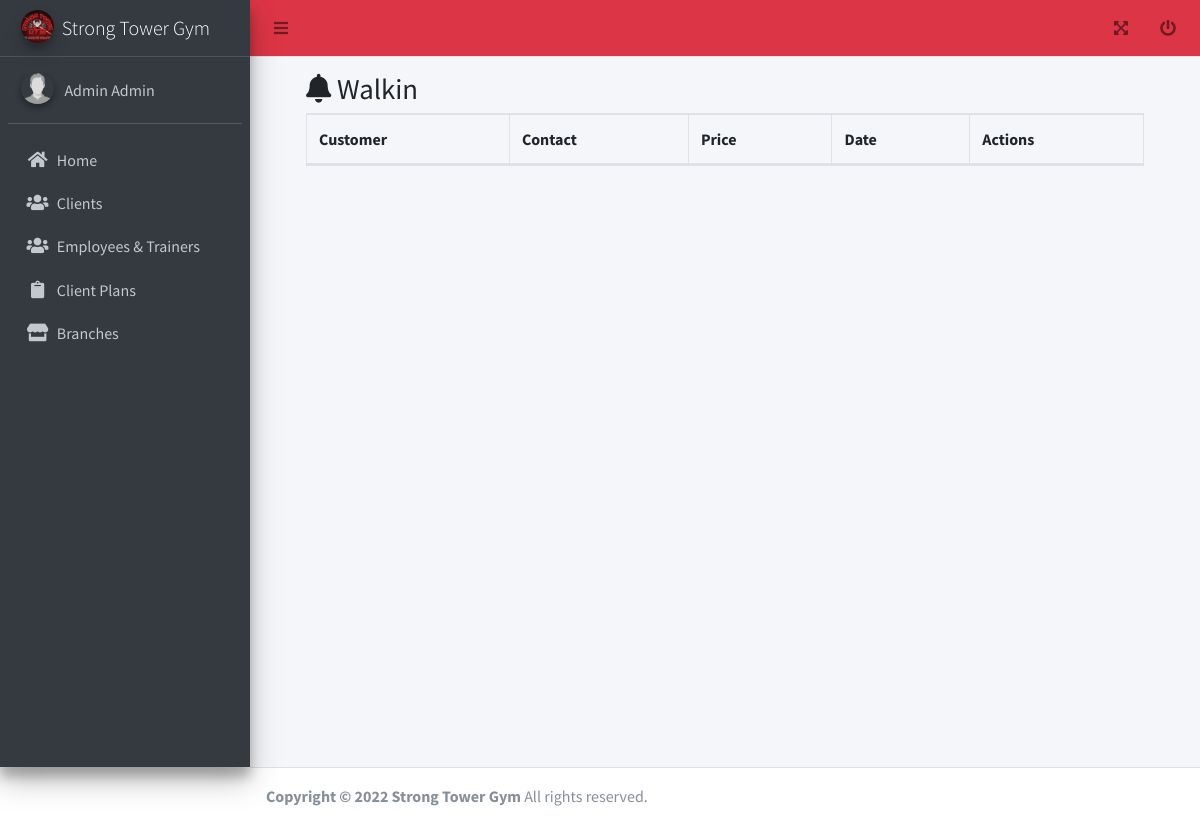
The app's page /admin/walkin.php (signed in), older data.
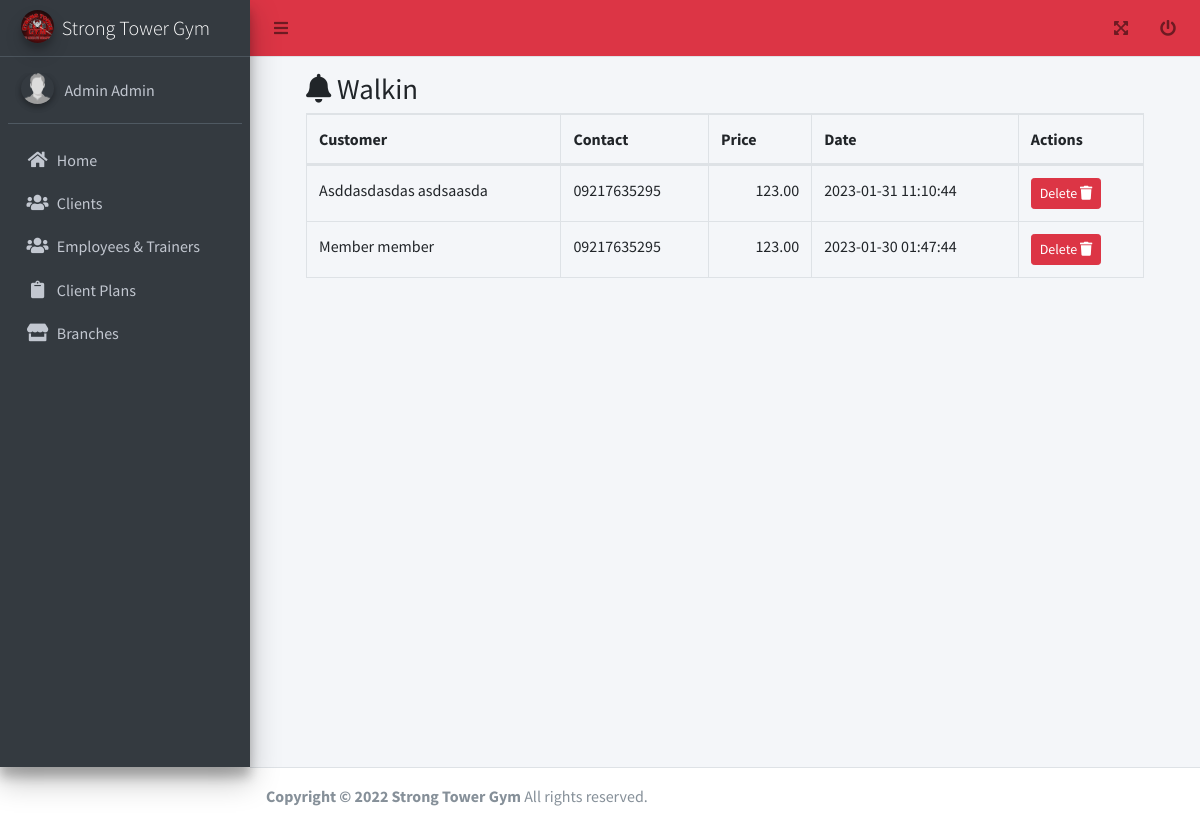
The same page, newer data.
### tables this page shows
CREATE TABLE `tbl_walkin` (
  `id` int(11) NOT NULL AUTO_INCREMENT,
  `first_name` varchar(45) DEFAULT NULL,
  `middle_name` varchar(45) DEFAULT NULL,
  `last_name` varchar(45) DEFAULT NULL,
  `gender_id` int(11) DEFAULT NULL,
  `price` varchar(45) DEFAULT NULL,
  `contact_no` varchar(45) DEFAULT NULL,
  `created_date` datetime DEFAULT current_timestamp(),
  `created_by` int(11) DEFAULT NULL,
  `deleted_flag` int(11) DEFAULT 0,
  PRIMARY KEY (`id`)
);

### functions.php (called while the page is built, shortened)
<?php
function get_list($sql)
{
  $data = array();
  $result = mysqli_query($_SESSION['conn'], $sql);
  while ($row = mysqli_fetch_assoc($result)) {
    $data[] = $row;
  }
  return $data;
}

### admin/walkin.php (the view, shortened to what this page needs)
<?php include('header.php'); ?>
<link rel="stylesheet" href="../adminlte/plugins/datatables-bs4/css/dataTables.bootstrap4.min.css">
<link rel="stylesheet" href="../adminlte/plugins/datatables-responsive/css/responsive.bootstrap4.min.css">
<link rel="stylesheet" href="../adminlte/plugins/datatables-buttons/css/buttons.bootstrap4.min.css">
<div>
  <div class="content-wrapper">
    <div class="content-header">
      <div class="container-fluid" id="content">
        <div class="row mb-2">
          <div class="col-sm-12">
            <h1 class="m-0"><i class="fa fa-bell"></i> Walkin</h1>
          </div>
          <div class="col-sm-12">
            <table id="example2" class="table table-bordered table-hover dataTable dtr-inline" aria-describedby="example2_info">
              <thead>
                <tr>
                  <th>Customer</th>
                  <th>Contact</th>
                  <th>Price</th>
                  <th>Date</th>
                  <th>Actions</th>
                </tr>
              </thead>
              <tbody>
                <?php foreach (get_list("select * from tbl_walkin where deleted_flag = 0 order by created_date desc") as $res) { ?>
                  <tr>
                    <td><?php echo ucfirst($res['first_name'] . ' ' . $res['last_name']); ?></td>
                    <td><?php echo ucfirst($res['contact_no']); ?></td>
                    <td style="text-align: right;"><?php echo number_format($res['price'], 2); ?></td>
                    <td><?php echo ucfirst($res['created_date']); ?></td>
                    <td>
                      <form method="post" onsubmit="return confirm('Are You Sure?');">
                        <button type="submit" class="btn btn-sm btn-danger" name="delete" value="<?php echo $res['id']; ?>"> Delete <i class="fa fa-trash"></i> </button>
                      </form>
                    </td>
                  </tr>
                <?php } ?>
              </tbody>
            </table>
          </div>
        </div>
      </div>
    </div>
  </div>
</div>
</div>
<?php include('footer.php'); ?>

Row changes from the older to the newer data that the page shows:
added tbl_walkin: first_name+last_name "Asddasdasdas asdsaasda", contact_no "09217635295", price "123.00", created_date "2023-01-31 11:10:44", $res['id'] 2 (drawn)
added tbl_walkin: first_name+last_name "Member member", contact_no "09217635295", price "123.00", created_date "2023-01-30 01:47:44", $res['id'] 1 (drawn)
